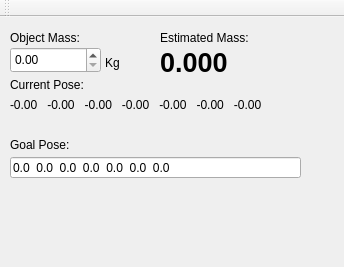
<?xml version="1.0" encoding="UTF-8"?>
<ui version="4.0">
 <class>MainWindow</class>
 <widget class="QMainWindow" name="MainWindow">
  <property name="geometry">
   <rect>
    <x>0</x>
    <y>0</y>
    <width>344</width>
    <height>267</height>
   </rect>
  </property>
  <property name="windowTitle">
   <string>MathWorks-RC-UNAM project</string>
  </property>
  <property name="styleSheet">
   <string notr="true">QGroupBox {
    border: 1px solid gray;
    border-radius: 9px;
    margin-top: 0.5em;
}

QGroupBox::title {
    subcontrol-origin: margin;
    left: 10px;
    padding: 0 3px 0 3px;
}

QRadioButton{
	spacing: 1px;
}
QRadioButton::indicator{
	width: 16px;
	height: 16px;
}</string>
  </property>
  <widget class="QWidget" name="centralWidget">
   <widget class="QLineEdit" name="txtGoalPose">
    <property name="geometry">
     <rect>
      <x>10</x>
      <y>140</y>
      <width>291</width>
      <height>21</height>
     </rect>
    </property>
    <property name="text">
     <string>0.0  0.0  0.0  0.0  0.0  0.0  0.0</string>
    </property>
   </widget>
   <widget class="QLabel" name="label">
    <property name="geometry">
     <rect>
      <x>10</x>
      <y>120</y>
      <width>81</width>
      <height>16</height>
     </rect>
    </property>
    <property name="text">
     <string>Goal Pose:</string>
    </property>
   </widget>
   <widget class="QLabel" name="label_2">
    <property name="geometry">
     <rect>
      <x>10</x>
      <y>60</y>
      <width>101</width>
      <height>16</height>
     </rect>
    </property>
    <property name="text">
     <string>Current Pose:</string>
    </property>
   </widget>
   <widget class="QLabel" name="lblCurrentPose">
    <property name="geometry">
     <rect>
      <x>10</x>
      <y>80</y>
      <width>321</width>
      <height>16</height>
     </rect>
    </property>
    <property name="text">
     <string>-0.00   -0.00   -0.00   -0.00   -0.00   -0.00   -0.00</string>
    </property>
   </widget>
   <widget class="QLabel" name="label_4">
    <property name="geometry">
     <rect>
      <x>10</x>
      <y>10</y>
      <width>101</width>
      <height>21</height>
     </rect>
    </property>
    <property name="text">
     <string>Object Mass: </string>
    </property>
   </widget>
   <widget class="QDoubleSpinBox" name="sbObjectMass">
    <property name="geometry">
     <rect>
      <x>10</x>
      <y>30</y>
      <width>91</width>
      <height>26</height>
     </rect>
    </property>
    <property name="maximum">
     <double>1.000000000000000</double>
    </property>
    <property name="singleStep">
     <double>0.100000000000000</double>
    </property>
   </widget>
   <widget class="QLabel" name="label_5">
    <property name="geometry">
     <rect>
      <x>105</x>
      <y>35</y>
      <width>101</width>
      <height>21</height>
     </rect>
    </property>
    <property name="text">
     <string>Kg</string>
    </property>
   </widget>
   <widget class="QLabel" name="label_6">
    <property name="geometry">
     <rect>
      <x>160</x>
      <y>10</y>
      <width>131</width>
      <height>21</height>
     </rect>
    </property>
    <property name="text">
     <string>Estimated Mass:</string>
    </property>
   </widget>
   <widget class="QLabel" name="lblEstimatedMass">
    <property name="geometry">
     <rect>
      <x>160</x>
      <y>30</y>
      <width>131</width>
      <height>31</height>
     </rect>
    </property>
    <property name="text">
     <string>&lt;html&gt;&lt;head/&gt;&lt;body&gt;&lt;p&gt;&lt;span style=&quot; font-size:20pt; font-weight:600;&quot;&gt;0.000&lt;/span&gt;&lt;/p&gt;&lt;/body&gt;&lt;/html&gt;</string>
    </property>
    <property name="textFormat">
     <enum>Qt::RichText</enum>
    </property>
   </widget>
  </widget>
  <widget class="QToolBar" name="mainToolBar">
   <attribute name="toolBarArea">
    <enum>TopToolBarArea</enum>
   </attribute>
   <attribute name="toolBarBreak">
    <bool>false</bool>
   </attribute>
  </widget>
 </widget>
 <layoutdefault spacing="6" margin="11"/>
 <resources/>
 <connections/>
</ui>
